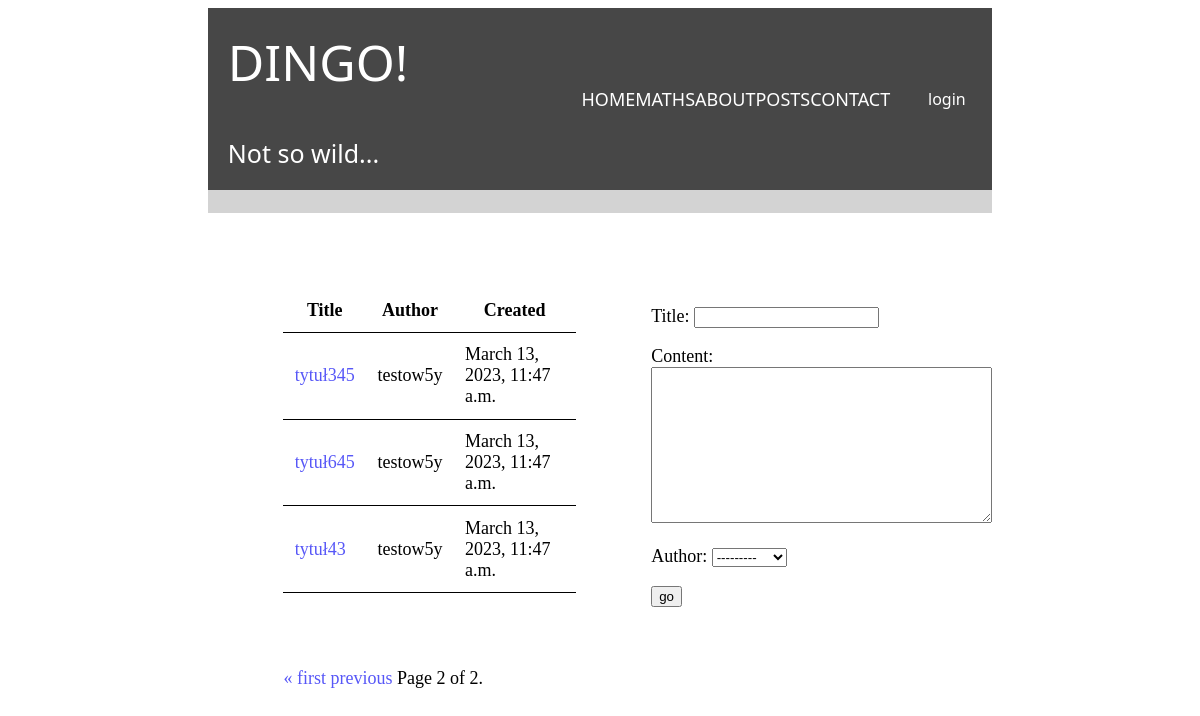
Page /posts/list?page=2 on the earlier database version.
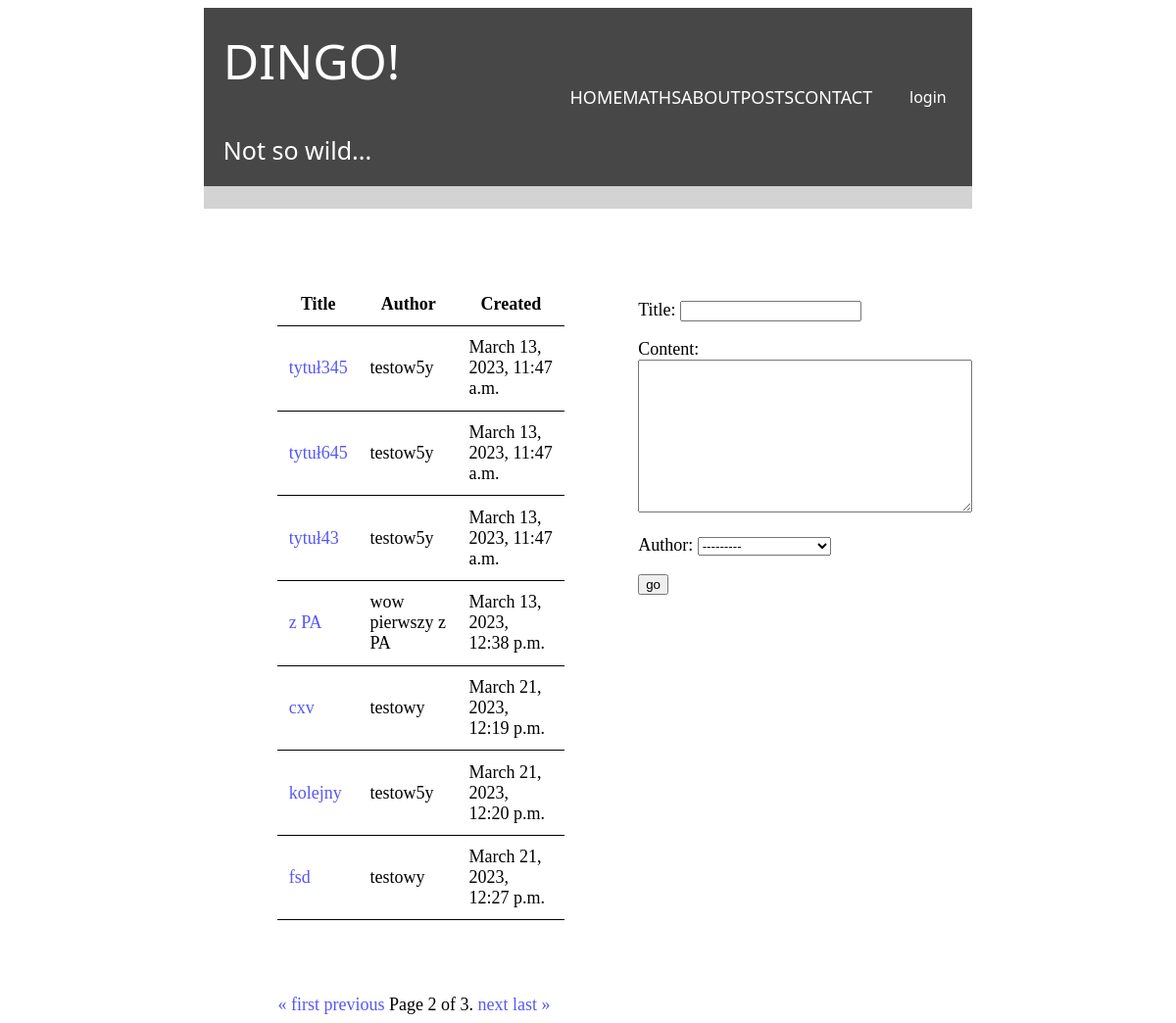
Same page on the later database version.
### posts/models.py (models this page shows)
class Post(models.Model):
   title = models.CharField(max_length=30)
   content = models.TextField()
   created = models.DateTimeField(auto_now_add=True)
   modified = models.DateTimeField(auto_now=True)
   author = models.ForeignKey('posts.Author',
                                 on_delete=models.CASCADE,
                                 null=False,
                                 blank=False
                                 )

class Author(models.Model):
   nick = models.CharField(max_length=30)
   email = models.EmailField(default='author@example.com')
   bio = models.TextField(blank=True)
   def __str__(self):
      return f"{self.nick}"

### posts/views.py (the view, shortened to what this page needs)
# urls.py: path('posts/list', posts_list, name='posts_list'),
def posts_list(request):
    posts_list = Post.objects.all()
    form = PostForm()
    paginator = Paginator(posts_list, 7)
    page_number = request.GET.get('page')
    posts_list = paginator.get_page(page_number)
    return render(
       request=request,
       template_name="posts/posts_list.html",
       context={"posts_list": posts_list,
                'form':form
                }
   )

### posts/forms.py
class PostForm(forms.ModelForm):
    class Meta:
        model = Post
        fields = "__all__"

### posts/templates/posts/posts_list.html (shortened to what this page needs)
{% extends 'greetings/main.html' %}
{% load django_bootstrap_breadcrumbs %}
{% load static %}
{% block local_styles %}<link rel="stylesheet" type="text/css" href="{% static 'posts/css/style_posts.css' %}">{% endblock %}
{% block content %}
<div class="content">
    <div class="content2">
        <div class ="table">
            <table>
                <tr>
                    <th>Title</th>
                    <th>Author</th>
                    <th>Created</th>
                </tr>
                {% for p in posts_list %}
                <tr>
                    <td><a class="result" href="{% url "posts:post_details" p.id %}" class="text">{{ p.title }}</a></td>
                    <td>{{ p.author }}</td>
                    <td>{{ p.created }}</td>
                </tr>
                {% endfor %}
            </table>
        </div>
        <div class="table">
            <span>
                {% if posts_list.has_previous %}
                    <a class="result" href="?page=1" class="black">« first</a>
                    <a class="result" href="?page={{ posts_list.previous_page_number }}" class="black">previous</a>
                {% endif %}
                <span>
                    Page {{ posts_list.number }} of {{ posts_list.paginator.num_pages }}.
                </span>
                {% if posts_list.has_next %}
                    <a class="result" href="?page={{ posts_list.next_page_number }}" class="black">next</a>
                    <a class="result" href="?page={{ posts_list.paginator.num_pages }}" class="black">last »</a>
                {% endif %}
            </span>
        </div>
    </div>
    <div class="content2">
        <form class = "table" method="post">
        {{ form.as_p }}
        <input type="submit" value="go">
    </form>
    </div>
</div>
{% endblock %}

Differences in the rows shown:
added Post: title "z PA", author "wow pierwszy z PA", created "March 13, 2023, 12:38 p.m."
added Post: title "cxv", author "testowy", created "March 21, 2023, 12:19 p.m."
added Post: title "kolejny", author "testow5y", created "March 21, 2023, 12:20 p.m."
added Post: title "fsd", author "testowy", created "March 21, 2023, 12:27 p.m."
Other differences:
{{ posts_list.paginator.num_pages }}: "2" → "3"
text now shown: "next last »"
